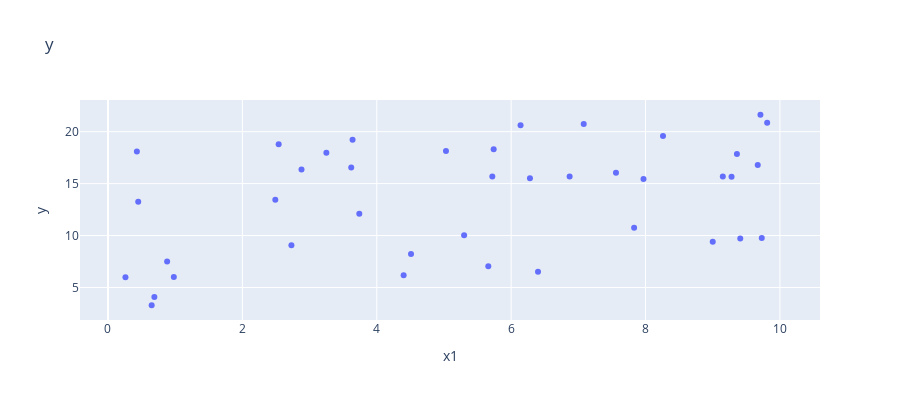

The notebook cell saved with this chart:
### Code cell
# Scatter plot based on x1
fig = px.scatter(data, x="x1", y="y",height=400, title="y")
fig.show()

### Figure 1 — Plotly figure (JSON) as saved in the notebook; plotly's stock layout.template omitted (floating-point values rounded to 4 significant figures)
{"data": [{"hoverlabel": {"namelength": 0}, "hovertemplate": "x1=%{x}<br>y=%{y}", "legendgroup": "", "marker": {"color": "#636efa", "symbol": "circle"}, "mode": "markers", "name": "", "showlegend": false, "type": "scatter", "x": [6.87, 4.4, 0.43, 2.73, 3.25, 5.3, 7.08, 9.73, 4.51, 6.4, 5.72, 6.28, 6.14, 8.26, 9.41, 2.88, 5.74, 0.45, 3.74, 5.03, 9.67, 3.62, 2.54, 9.15, 0.69, 7.97, 2.49, 9.81, 7.56, 0.98, 0.65, 9, 7.83, 0.26, 3.64, 9.28, 5.66, 9.71, 9.36, 0.88, 9.87, 9.99, 8.39, 0.8, 9.58, 4.82, 2.97, 8.8, 6.07, 0.19, 4.19, 5.39, 6.58, 2.36, 2.37, 1.52, 2.07, 6.7, 2.02, 9.63], "xaxis": "x", "y": [15.68, 6.18, 18.1, 9.07, 17.97, 10.04, 20.74, 9.76, 8.23, 6.52, 15.69, 15.51, 20.61, 19.58, 9.72, 16.36, 18.3, 13.26, 12.1, 18.15, 16.8, 16.55, 18.79, 15.68, 4.08, 15.45, 13.44, 20.86, 16.05, 6, 3.29, 9.41, 10.76, 5.98, 19.23, 15.67, 7.04, 21.63, 17.84, 7.49, null, null, null, null, null, null, null, null, null, null, null, null, null, null, null, null, null, null, null, null], "yaxis": "y"}], "layout": {"height": 400, "legend": {"tracegroupgap": 0}, "title": {"text": "y"}, "xaxis": {"anchor": "y", "domain": [0, 1], "title": {"text": "x1"}}, "yaxis": {"anchor": "x", "domain": [0, 1], "title": {"text": "y"}}}}
